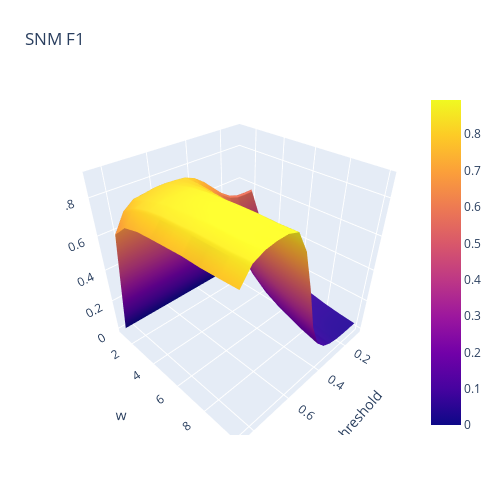

Notebook cell for this chart:
### Code cell
fig = go.Figure(data=[go.Surface(z=nu, x=ts, y=ws)])
fig.update_layout(title='SNM F1', autosize=False,
                  width=500, height=500,
                  margin=dict(l=65, r=50, b=65, t=90), scene = dict(
                    yaxis_title='w',
                    xaxis_title='threshold',
                    zaxis_title='f1'))

### Figure 1 — Plotly figure (JSON) as saved in the notebook; plotly's stock layout.template omitted (floating-point values rounded to 4 significant figures; data arrays with more than 128 entries replaced by an {"elided": "..."} marker saying what was removed)
{"data": [{"type": "surface", "x": [0.1, 0.15, 0.2, 0.25, 0.3, 0.35, 0.4, 0.45, 0.5, 0.55, 0.6, 0.65, 0.7, 0.75, 0.8, 0.85], "y": [1, 2, 3, 4, 5, 6, 7, 8, 9, 10], "z": {"elided": "10x16 float values"}}], "layout": {"autosize": false, "height": 500, "margin": {"b": 65, "l": 65, "r": 50, "t": 90}, "scene": {"xaxis": {"title": {"text": "threshold"}}, "yaxis": {"title": {"text": "w"}}, "zaxis": {"title": {"text": "f1"}}}, "title": {"text": "SNM F1"}, "width": 500}}
